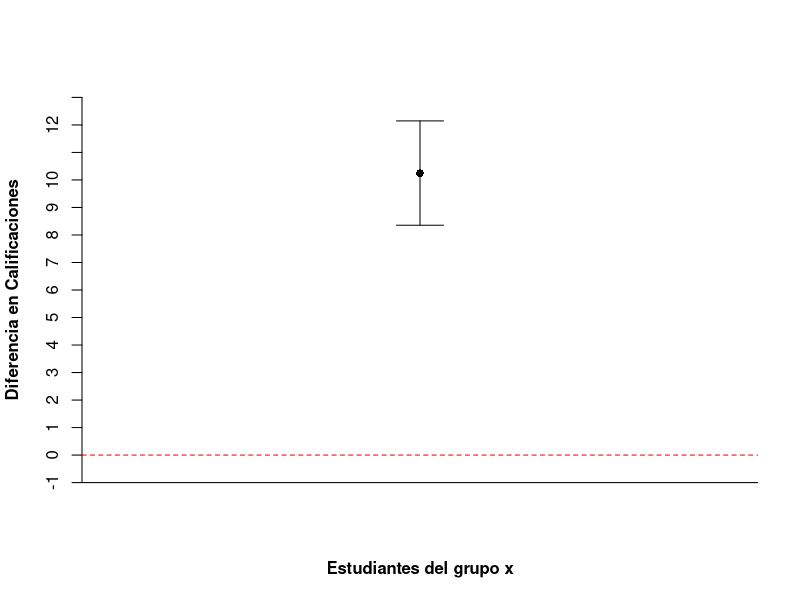

The R source for this figure:
#Ejemplo de datos pareados
sin_instrucciones<-c(5,9,5,9,6,11,8,11,7,9,8,16,10,12,7,9,21,14,12,13)
con_instrucciones<-c(20,24,20,18,22,19,20,19,17,21,17,20,20,16,24,22,25,21,19,23)
median(sin_instrucciones); median(con_instrucciones) #Calcular medianas
calificaciones<-c(sin_instrucciones,con_instrucciones)
instruccion<-c(rep("sin",20), rep("con",20)) #Generar vector con sin y con repetida 20 veces cada una
datos2<-data.frame("Calificaciones"=calificaciones, "Instruccion"=instruccion) #Guardar data frame
write.csv(datos2, "datos2.csv") #Exportar a un .csv

#Prueba de t 
t.test(con_instrucciones,sin_instrucciones, alternative="greater", paired=T )
#Para conocer los l?mites del intervalo de confianza para la media de las diferencias
t.test(con_instrucciones,sin_instrucciones, alternative="two.sided", paired=T )

Media_Diferencias<-10.25
Limite_superior<-12.14577 # Este valor es obtenido en la salida de t.test
Limite_inferior<-8.35423 # Este valor es obtenido en la salida de t.test
MargenError<-(Limite_superior-Limite_inferior)/2  #Para calcular el margen de error

#Se genera una gr?fica en donde se coloca como un punto al valor estimado para la media de las diferencias
#Como l?mites del eje y se establecen valores dentro de los que quepan los l?mites del intervalo de confianza
plot(1,Media_Diferencias, axes=F, pch=16, ylim=c(-1,13), ylab="Diferencia en Calificaciones", xlab="Estudiantes del grupo x", font.lab=2)
axis(2, at=seq(-1,13, by=1)) #se genera una secuencia en el eje y que va de 1 en 1
abline(h=0, lty=2, col="red")# lty = 2 discontinua
abline(h=-1, lty=1, col="black") #lty=1 continua

segments(1,Media_Diferencias-MargenError,1,Media_Diferencias+MargenError) #para trazar linea horizontal que va desde el l?mite inferior al superior del intervalo de confianza
segments(1-0.03,Limite_inferior, 1+0.03, Limite_inferior) #Para trazar los bigotes inferiores del intervalo La anchura hacia cada lado de la linea horizontal es 0.03
segments(1-0.03,Limite_superior, 1+0.03, Limite_superior)#Para trazar los bigotes superiores del intervalo. La anchura hacia cada lado de la linea horizontal es 0.03
#El intervalo no contiene a 0, lo cual es consistente con el rechazo de H0
#Los estudiantes obtienen una mayor calificaci?n al recibir instrucciones que cuando no las reciben

